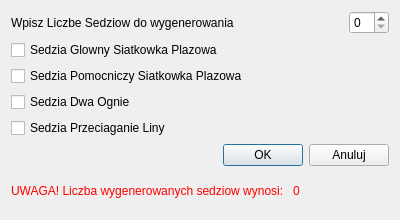
<?xml version="1.0" encoding="UTF-8"?>
<ui version="4.0">
 <class>GeneratorSedziegoDialog</class>
 <widget class="QDialog" name="GeneratorSedziegoDialog">
  <property name="geometry">
   <rect>
    <x>0</x>
    <y>0</y>
    <width>400</width>
    <height>220</height>
   </rect>
  </property>
  <property name="maximumSize">
   <size>
    <width>400</width>
    <height>300</height>
   </size>
  </property>
  <property name="windowTitle">
   <string>Dialog</string>
  </property>
  <layout class="QVBoxLayout" name="verticalLayout">
   <item>
    <layout class="QHBoxLayout" name="horizontalLayout">
     <item>
      <widget class="QLabel" name="label">
       <property name="text">
        <string>Wpisz Liczbe Sedziow do wygenerowania</string>
       </property>
      </widget>
     </item>
     <item>
      <widget class="QSpinBox" name="spinBox">
       <property name="maximumSize">
        <size>
         <width>40</width>
         <height>16777215</height>
        </size>
       </property>
       <property name="maximum">
        <number>32</number>
       </property>
      </widget>
     </item>
    </layout>
   </item>
   <item>
    <widget class="QCheckBox" name="checkBox">
     <property name="text">
      <string>Sedzia Glowny Siatkowka Plazowa</string>
     </property>
    </widget>
   </item>
   <item>
    <widget class="QCheckBox" name="checkBox_3">
     <property name="text">
      <string>Sedzia Pomocniczy Siatkowka Plazowa</string>
     </property>
    </widget>
   </item>
   <item>
    <widget class="QCheckBox" name="checkBox_4">
     <property name="text">
      <string>Sedzia Dwa Ognie</string>
     </property>
    </widget>
   </item>
   <item>
    <widget class="QCheckBox" name="checkBox_2">
     <property name="text">
      <string>Sedzia Przeciaganie Liny</string>
     </property>
    </widget>
   </item>
   <item>
    <layout class="QGridLayout" name="gridLayout">
     <item row="0" column="0">
      <spacer name="horizontalSpacer">
       <property name="orientation">
        <enum>Qt::Horizontal</enum>
       </property>
       <property name="sizeHint" stdset="0">
        <size>
         <width>40</width>
         <height>20</height>
        </size>
       </property>
      </spacer>
     </item>
     <item row="0" column="1">
      <widget class="QPushButton" name="pushButton">
       <property name="text">
        <string>OK</string>
       </property>
      </widget>
     </item>
     <item row="0" column="2">
      <widget class="QPushButton" name="pushButton_2">
       <property name="text">
        <string>Anuluj</string>
       </property>
      </widget>
     </item>
    </layout>
   </item>
   <item>
    <layout class="QHBoxLayout" name="horizontalLayout_2">
     <item>
      <widget class="QLabel" name="label_2">
       <property name="styleSheet">
        <string notr="true">color: rgb(255, 0, 0);</string>
       </property>
       <property name="text">
        <string>UWAGA! Liczba wygenerowanych sedziow wynosi: </string>
       </property>
      </widget>
     </item>
     <item>
      <widget class="QLabel" name="label_3">
       <property name="styleSheet">
        <string notr="true">color: rgb(255, 0, 0);</string>
       </property>
       <property name="text">
        <string>0</string>
       </property>
      </widget>
     </item>
    </layout>
   </item>
  </layout>
 </widget>
 <resources/>
 <connections/>
</ui>
